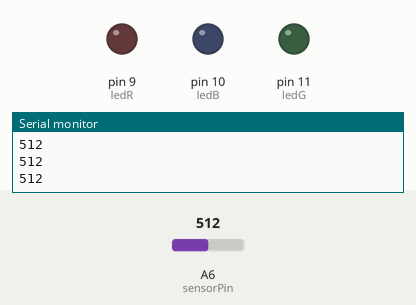
Recording of a sketch running on a simulated Arduino Nano, built with avr-gcc and run on an emulated ATmega328P. Shown: output pins drawn as LEDs (lit = HIGH), the last lines printed to the serial monitor. Dashed ring = blinking. The inputs (shaded band) are chosen by the test bench; at power-on: A6 (sensorPin) = 512.

Above: at 1.7 s.
1.8 s: A6 (sensorPin) set to 3
3.3 s: A6 (sensorPin) set to 0
At 3.9 s:
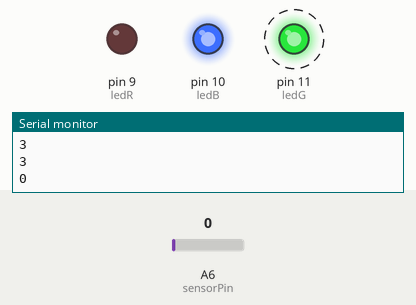
At 6.2 s:
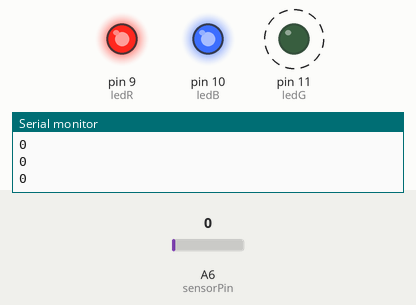
6.3 s: A6 (sensorPin) set to 122
At 6.9 s:
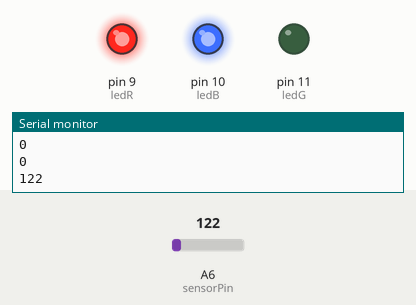
Timing chart, 0 to 9.3 s (numbered marks = the images above; inputs shaded):
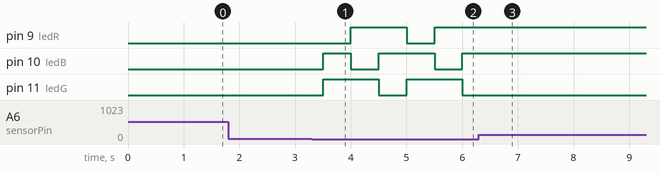

Measured:
- the behaviour switches between 2 and 1 on A6 (sensorPin) (found by bisection; images 0 and 1)
- after the input at 3.3 s, pin 9 (ledR): LOW → HIGH after 0.70 s, → LOW 1.0 s later, → HIGH 0.50 s later; pin 10 (ledB): goes HIGH 0.50 s, LOW 0.50 s, HIGH 1.0 s, LOW 0.50 s, then HIGH, starting after 0.20 s; pin 11 (ledG): alternates HIGH for 1.0 s and LOW for 0.50 s, starting after 0.20 s
- after the input at 6.3 s, pin 9 (ledR), pin 10 (ledB): stops changing and stays HIGH; pin 11 (ledG): stops changing and stays LOW

The sketch:

lightchange_lightsensor.ino
```cpp
int ledR = 9;	// LED is connected to digital pin 9
int ledB = 10;	// LED is connected to digital pin 10
int ledG = 11;	// LED is connected to digital pin 11
int sensorPin = A6;	// light sensor
int sensorValue;	// variable to store the value coming from the sensor
int brightnessR = 0;    // 0=max 255=min
int brightnessB = 0;
int brightnessG = 0;
int colourmode = 0;
void setup()
{
         pinMode(ledR, OUTPUT);	// sets the ledRed to be an output
         pinMode(ledB, OUTPUT);	// sets the ledBlue to be an output
         pinMode(ledG, OUTPUT);	// sets the ledGreen to be an output
         Serial.begin(9600);	//initialize the serial port
         analogWrite(ledR, brightnessR);
         analogWrite(ledB, brightnessB);
         analogWrite(ledG, brightnessG);
         delay(500);
}

void loop()	// run over and over again
{
   // set the brightness of the led pin:
          sensorValue = analogRead(sensorPin);	// read the value from the sensor
          Serial.println(sensorValue);	// send that value to the computer

          if (sensorValue <= 1){
            switch (colourmode) {
                case 0:
                  brightnessR = 0;
                  brightnessB = 255;
                  brightnessG = 255;
                  break;
                case 1:
                  brightnessR = 255;
                  brightnessB = 0;
                  break;
                case 2:
                  brightnessB = 255;
                  brightnessG = 0;
                  break;
                  }
              colourmode = (colourmode + 1) % 3;
          }
              analogWrite(ledR, brightnessR);
              analogWrite(ledB, brightnessB);
              analogWrite(ledG, brightnessG);
          delay(500);	// delay for 1/10 of a second
}
```
